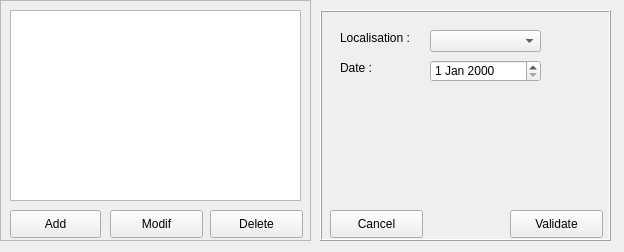
<?xml version="1.0" encoding="UTF-8"?>
<ui version="4.0">
 <class>LocHistory</class>
 <widget class="QMainWindow" name="LocHistory">
  <property name="geometry">
   <rect>
    <x>0</x>
    <y>0</y>
    <width>624</width>
    <height>252</height>
   </rect>
  </property>
  <property name="windowTitle">
   <string>Localisation History</string>
  </property>
  <widget class="QWidget" name="centralwidget">
   <widget class="QFrame" name="dataframe">
    <property name="geometry">
     <rect>
      <x>320</x>
      <y>10</y>
      <width>291</width>
      <height>231</height>
     </rect>
    </property>
    <property name="frameShape">
     <enum>QFrame::Box</enum>
    </property>
    <property name="frameShadow">
     <enum>QFrame::Raised</enum>
    </property>
    <widget class="QPushButton" name="validatebutton">
     <property name="geometry">
      <rect>
       <x>190</x>
       <y>200</y>
       <width>93</width>
       <height>28</height>
      </rect>
     </property>
     <property name="text">
      <string>Validate</string>
     </property>
    </widget>
    <widget class="QPushButton" name="cancelbutton">
     <property name="geometry">
      <rect>
       <x>10</x>
       <y>200</y>
       <width>93</width>
       <height>28</height>
      </rect>
     </property>
     <property name="text">
      <string>Cancel</string>
     </property>
    </widget>
    <widget class="QLabel" name="label">
     <property name="geometry">
      <rect>
       <x>20</x>
       <y>20</y>
       <width>81</width>
       <height>16</height>
      </rect>
     </property>
     <property name="text">
      <string>Localisation :</string>
     </property>
    </widget>
    <widget class="QLabel" name="label_2">
     <property name="geometry">
      <rect>
       <x>20</x>
       <y>50</y>
       <width>81</width>
       <height>16</height>
      </rect>
     </property>
     <property name="text">
      <string>Date :</string>
     </property>
    </widget>
    <widget class="QDateEdit" name="locdate">
     <property name="geometry">
      <rect>
       <x>110</x>
       <y>50</y>
       <width>111</width>
       <height>22</height>
      </rect>
     </property>
    </widget>
    <widget class="QComboBox" name="loccombo">
     <property name="geometry">
      <rect>
       <x>110</x>
       <y>20</y>
       <width>111</width>
       <height>22</height>
      </rect>
     </property>
    </widget>
   </widget>
   <widget class="QFrame" name="selectframe">
    <property name="geometry">
     <rect>
      <x>0</x>
      <y>0</y>
      <width>311</width>
      <height>241</height>
     </rect>
    </property>
    <property name="frameShape">
     <enum>QFrame::StyledPanel</enum>
    </property>
    <property name="frameShadow">
     <enum>QFrame::Raised</enum>
    </property>
    <widget class="QPushButton" name="deletebutton">
     <property name="geometry">
      <rect>
       <x>210</x>
       <y>210</y>
       <width>93</width>
       <height>28</height>
      </rect>
     </property>
     <property name="text">
      <string>Delete</string>
     </property>
    </widget>
    <widget class="QPushButton" name="addbutton">
     <property name="geometry">
      <rect>
       <x>10</x>
       <y>210</y>
       <width>91</width>
       <height>28</height>
      </rect>
     </property>
     <property name="text">
      <string>Add</string>
     </property>
    </widget>
    <widget class="QPushButton" name="modifbutton">
     <property name="geometry">
      <rect>
       <x>110</x>
       <y>210</y>
       <width>93</width>
       <height>28</height>
      </rect>
     </property>
     <property name="text">
      <string>Modif</string>
     </property>
    </widget>
    <widget class="QListView" name="loclist">
     <property name="geometry">
      <rect>
       <x>10</x>
       <y>10</y>
       <width>291</width>
       <height>191</height>
      </rect>
     </property>
    </widget>
   </widget>
  </widget>
 </widget>
 <resources/>
 <connections/>
</ui>
